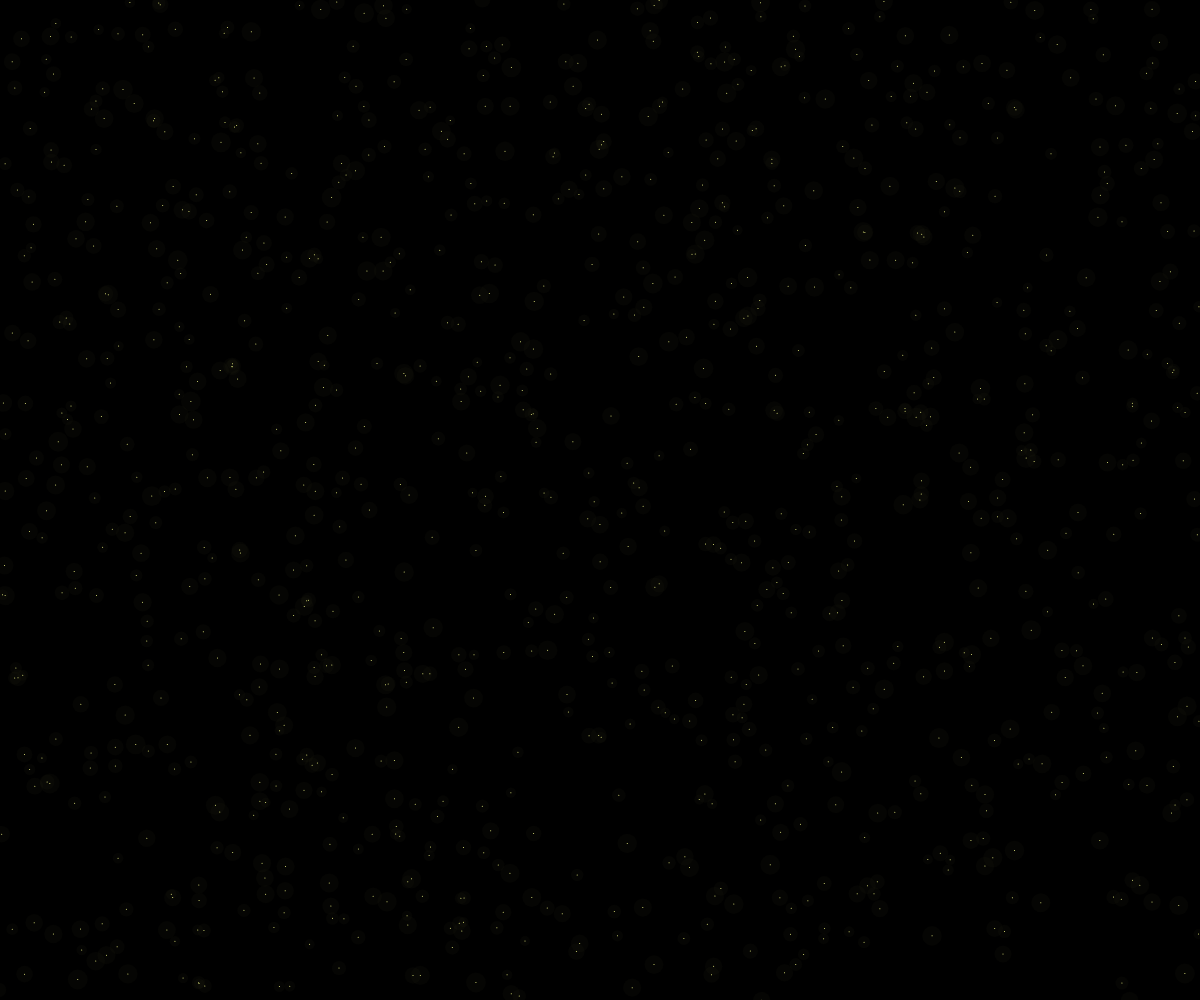
Frame 1 (no input)
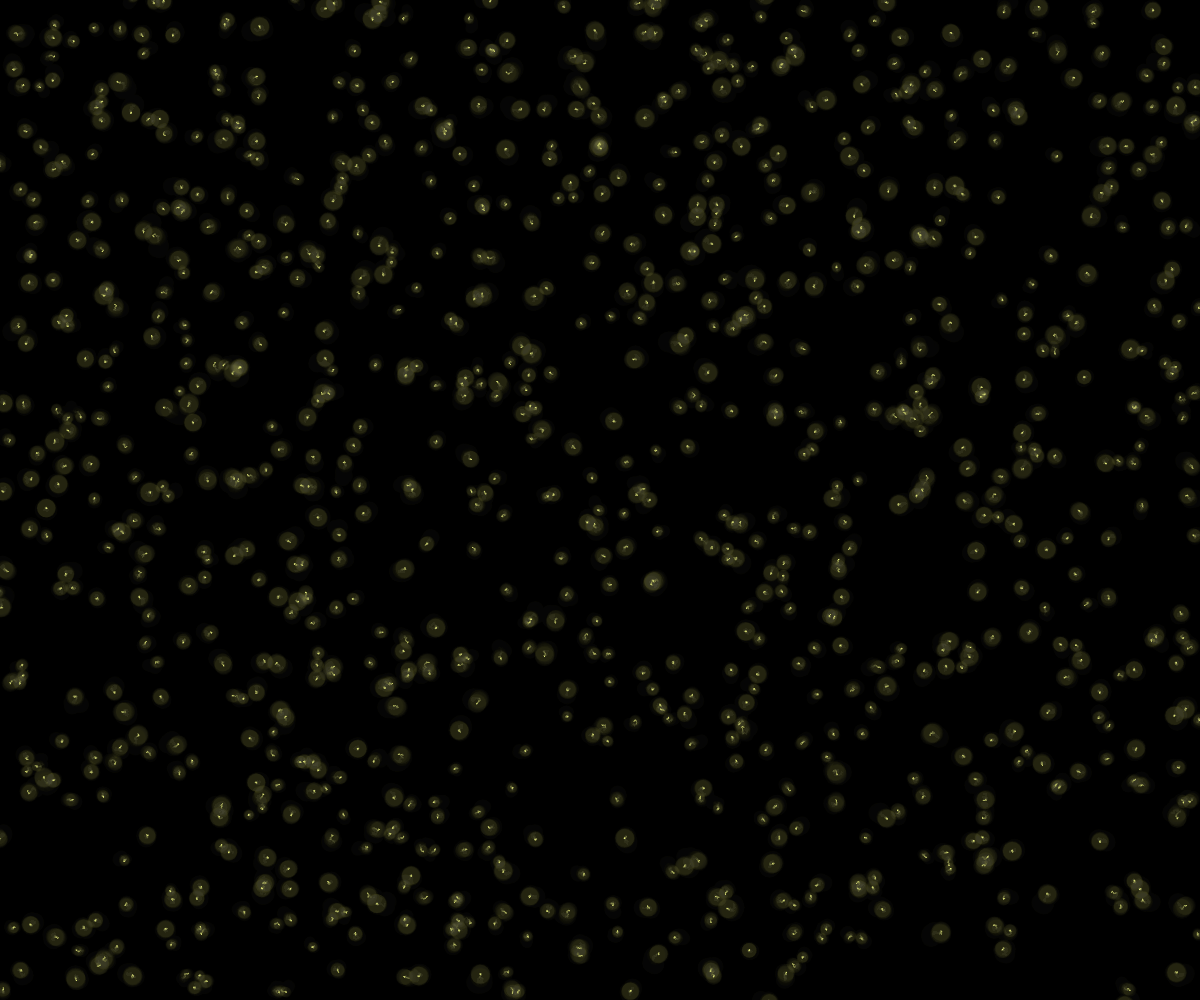
Frame 60 (no input)
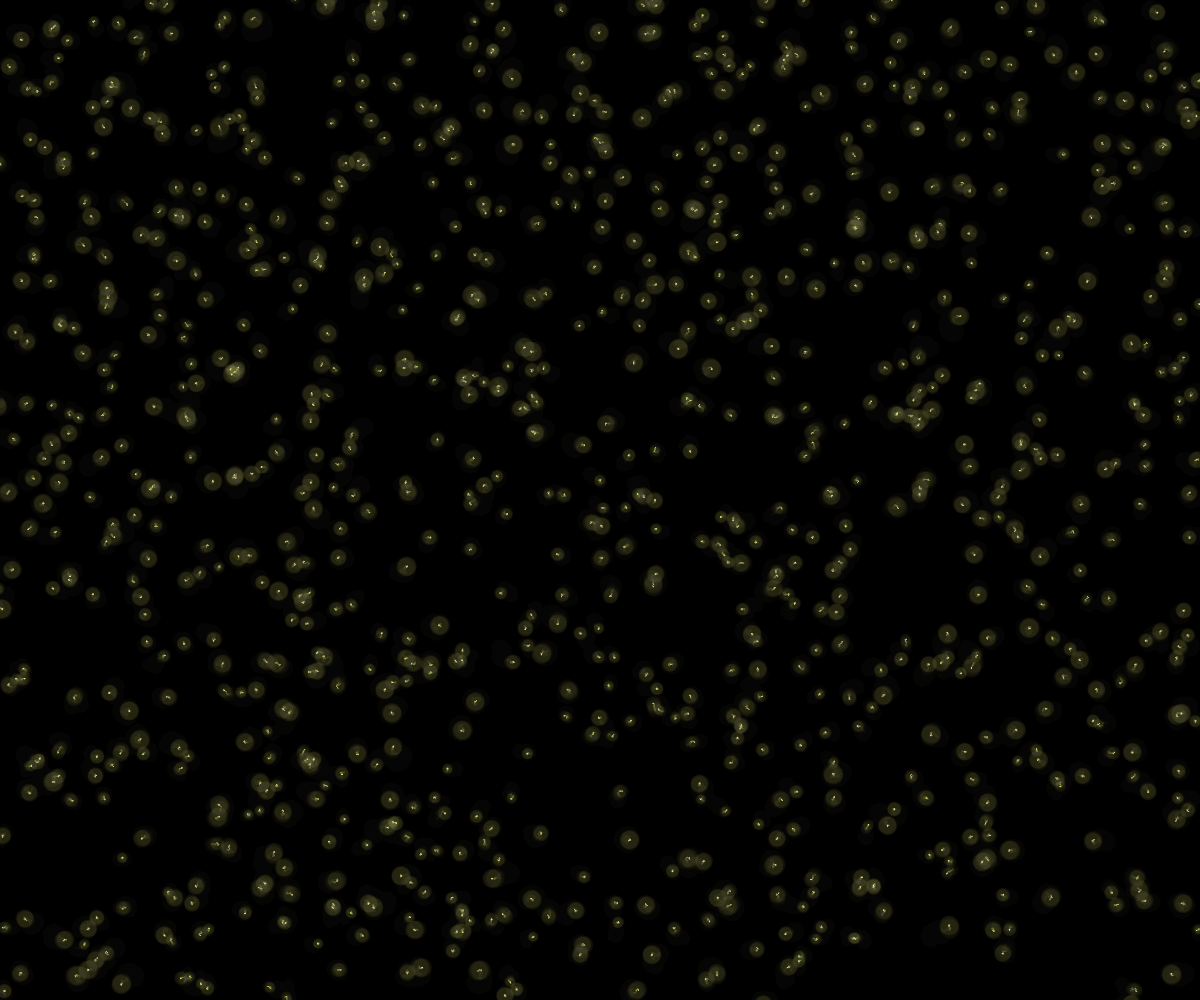
Frame 120 (the mouse pressed at the canvas centre since frame 60)

The p5.js sketch that drew these frames (run headless with seeded random() and noise() and a simulated clock; from frame 60 on, the mouse is pressed at the canvas centre):

// p5.js sketch
// ── sketch.js
var points = [];
function setup() {
  createCanvas(windowWidth,windowHeight);
  background(0);
  for (var i = 0; i < 1000; i++) {
    points.push(new Particle);
  }
}

function draw() {
  background(0,0,0,25)
  for (var i = 0; i < points.length; i++) {
    points[i].update();
    points[i].show();
  }
}

function Particle() {
  this.x = random(0,width);
  this.y = random(0,height);
  this.scale = random(10,20);

  this.update = function() {
    this.x += random(-1,1);
    this.y += random(-1,1);
  };

  this.show = function() {
    fill(250,255,145,5);
    noStroke();
    ellipse(this.x,this.y,this.scale,this.scale);
    stroke(248,255,137);
    point(this.x,this.y);
  };
}
